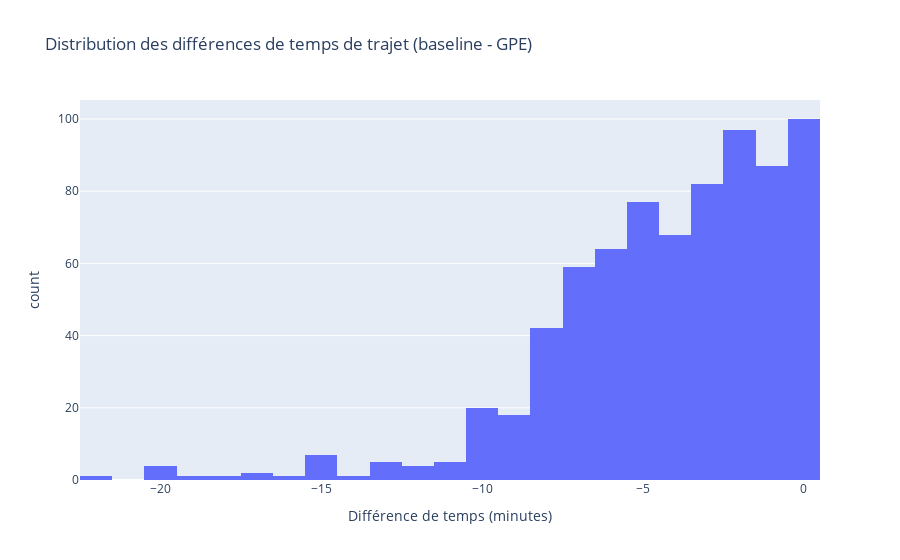

The code cell stored with this chart in its notebook:
### Code cell
fig = px.histogram(
    negatif,
    x=negatif["travel_time_diff"]/60,
    nbins=25,
    title="Distribution des différences de temps de trajet (baseline - GPE)",
    labels={"x": "Différence de temps (minutes)", "count": "Nombre de trajets"},
    color_discrete_sequence=["#636EFA"]
)

fig.write_image("outputs/plots/routing/distrib_temps_trajet_negatif.png", width = 1000) 
fig.show()

### Figure 1 — Plotly figure (JSON) as saved in the notebook; plotly's stock layout.template omitted (floating-point values rounded to 4 significant figures; data arrays with more than 128 entries replaced by an {"elided": "..."} marker saying what was removed)
{"data": [{"bingroup": "x", "hovertemplate": "Différence de temps (minutes)=%{x}<br>count=%{y}<extra></extra>", "legendgroup": "", "marker": {"color": "#636EFA", "pattern": {"shape": ""}}, "name": "", "nbinsx": 25, "orientation": "v", "showlegend": false, "type": "histogram", "x": {"elided": "746 float values"}, "xaxis": "x", "yaxis": "y"}], "layout": {"barmode": "relative", "legend": {"tracegroupgap": 0}, "title": {"text": "Distribution des différences de temps de trajet (baseline - GPE)"}, "xaxis": {"anchor": "y", "domain": [0, 1], "title": {"text": "Différence de temps (minutes)"}}, "yaxis": {"anchor": "x", "domain": [0, 1], "title": {"text": "count"}}}}
